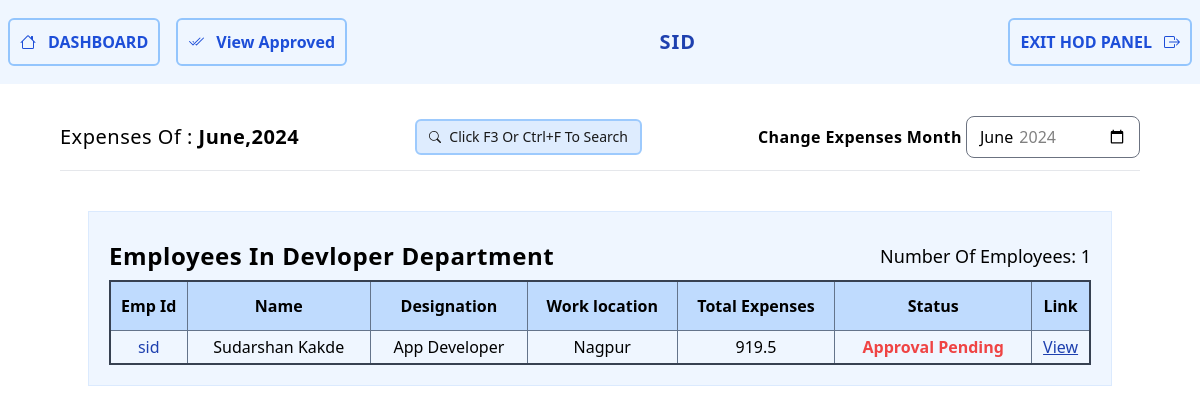
/hod-panel/ (signed in), run on an earlier commit of the app's database.
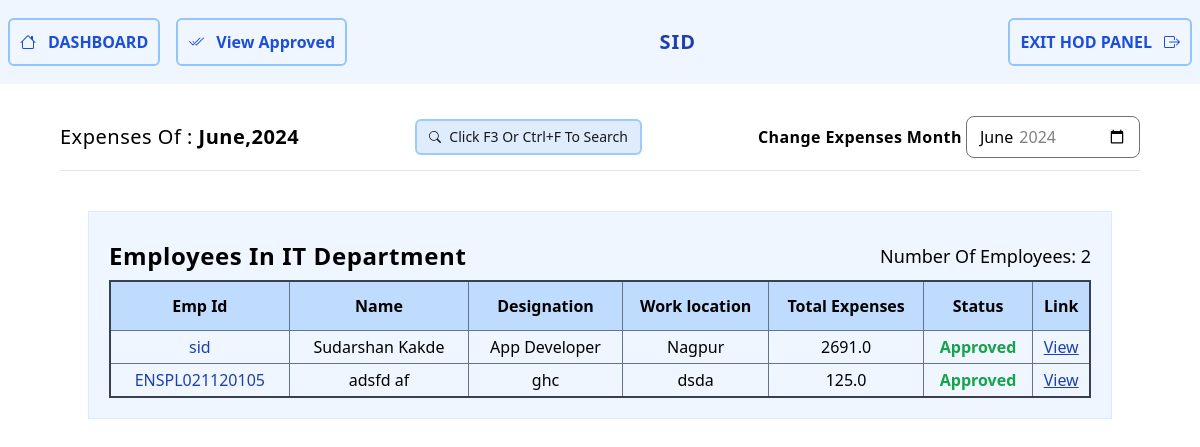
And on a later commit of the database.
### ENSApp/models.py (models this page shows)
class EmployeeProfile(models.Model):
    DEPARTMENT_CHOICES = [
        ('Account', 'Account'),
        ('Admin', 'Admin'),
        ('Biotech', 'Biotech'),
        ('Construction', 'Construction'),
        ('Electrical', 'Electrical'),
        ('FWD', 'FWD'),
        ('General', 'General'),
        ('HR', 'HR'),
        ('International Business Unit (IBU)', 'International Business Unit (IBU)'),
        ('IT', 'IT'),
        ('Logistics', 'Logistics'),
        ('Production(Onion)', 'Production(Onion)'),
        ('Production(Veg)', 'Production(Veg)'),
        ('Production(Maize)', 'Production(Maize)'),
        ('MD', 'MD'),
        ('Purchase', 'Purchase'),
        ('QA', 'QA'),
        ('R&D', 'R&D'),
        ('Security', 'Security'),
        ('SPT', 'SPT'),
        ('Vehicle', 'Vehicle'),
    ]
    user = models.OneToOneField(User, on_delete=models.CASCADE)
    profile_picture = models.ImageField(upload_to='images/', default='default.png')
    department = models.CharField(max_length=100,choices=DEPARTMENT_CHOICES)
    designation = models.CharField(max_length=100)
    vehicle_number=models.CharField(max_length=15)
    phone_number = models.CharField(max_length=20)
    birth_date = models.DateField(null=True, blank=True)
    address = models.CharField(max_length=200)
    work_location = models.CharField(max_length=30, blank=True)
    def __str__(self):
        return f"{self.user.first_name} {self.user.last_name} ({self.department})"

### HOD/views.py (the view)
# urls.py: path("", home_view, name="home"),
@login_required
def home(request):
  if request.method == 'GET':
    month=request.GET.get('month') or datetime.now().month
    year=request.GET.get('year') or datetime.now().year
    user = request.user
    try:
        hod_group = Group.objects.get(name="HOD")
        hod_department = EmployeeProfile.objects.get(user=user).department
        hod_profile = EmployeeProfile.objects.get(user=user)
        if hod_group in user.groups.all():
            context = {
                'user_info': {
                    'username': hod_profile.user.username,
                    'first_name':hod_profile.user.first_name,
                    'last_name': hod_profile.user.last_name,
                    'email': hod_profile.user.email,
                    'department': hod_department,
                    'designation':hod_profile.designation
                },
                'groups': user.groups.all(),
                'employees': employee_expense(request=request,department=hod_department,month=month,year=year),
                'expensesOF': datetime(int(year), int(month), 1)
            }
            return render(request, 'home.html', context)
    except Group.DoesNotExist:
        return HttpResponse("Group Does Not Exist")
    else:
        return HttpResponse("Your Not HOD")

### HOD/templates/home.html (shortened to what this page needs)
{% extends "hodBase.html" %} {% block body %}
<div class="text-center w-[90%] mx-auto my-5">
  <div class="flex flex-row justify-between items-center py-3">
    <h3 class="text-xl font-normal tracking-wide">
      Expenses Of :
      <span class="font-semibold">{{expensesOF|date:"F,Y"}}</span>
    </h3>
   <span
   class="flex flex-row justify-center items-center gap-2 rounded-md border-2 bg-blue-100  px-3 py-1.5 border-blue-300 capitalize opacity-90 text-sm "> <svg xmlns="http://www.w3.org/2000/svg" width="12" height="12" fill="currentColor" class="bi bi-search" viewBox="0 0 16 16">
    <path d="M11.742 10.344a6.5 6.5 0 1 0-1.397 1.398h-.001q.044.06.098.115l3.85 3.85a1 1 0 0 0 1.415-1.414l-3.85-3.85a1 1 0 0 0-.115-.1zM12 6.5a5.5 5.5 0 1 1-11 0 5.5 5.5 0 0 1 11 0"/>
  </svg>click F3 or Ctrl+F To Search
   </span>
    <div>
      <label for="month" class="font-semibold tracking-wide"
        >Change Expenses Month</label
      >
      <input
        type="month"
        id="monthInput"
        class="rounded-lg"
         value="{{expensesOF|date:'Y'}}-{{expensesOF|date:'m'}}"
        max="{% now 'Y-m' %}"
        min="2024-01"
      />
    </div>
  </div>
  <hr />
</div>
<div class="p-5 container mx-auto border border-blue-100 bg-blue-50 w-[95vw] mt-10">
  <div class="my-2 flex flex-row justify-between items-center text-lg capitalize">
    <span class="text-2xl font-semibold tracking-wide">Employees in {{user_info.department}} Department
    </span>
    <span> Number of employees: {{employees|length }} </span>
  </div>
  <table class="table-auto w-full text-center border border-2 border-gray-700 border-collapse border-spacing-1">
    <thead>
      <tr >
        <th class="border border-slate-500 bg-blue-200 py-3">Emp Id</th>
        <th class="border border-slate-500 bg-blue-200 py-3">Name</th>
        <th class="border border-slate-500 bg-blue-200">Designation</th>
        <th class="border border-slate-500 bg-blue-200">Work location</th>
        <th class="border border-slate-500 bg-blue-200">
          Total Expenses
        </th>
        <th class="border border-slate-500 bg-blue-200">Status</th>
        <th class="border border-slate-500 bg-blue-200">Link</th>
      </tr>
    </thead>
    <tbody>
      {% for emp in employees %}
      <tr class="">
        <td class="border border-slate-500 p-1 text-blue-800"><a
          href="{%url 'hod:view_employee' emp.employee.user.id%}?month={{approved_For_Month_Year|date:'m'}}&year{{approved_For_Month_Year|date:'Y'}}">{{ emp.employee.user.username }} </a></td>
      <td class="border border-slate-500 p-1 ">
        {{ emp.employee.user.first_name }} {{ emp.employee.user.last_name }}
      </td>
        <td class="border border-slate-500 p-1">
          {{ emp.employee.designation }}
        </td>
        <td class="border border-slate-500 p-1">
          {{ emp.employee.work_location }}
        </td>
        <td class="border border-slate-500 p-1">{{ emp.total_expense }}</td>
        <td class="border border-slate-500 p-1  font-semibold">
          {% if emp.status %} <span class="text-green-600">Approved</span> {% else %} <span class="text-red-500">
            Approval Pending</span> {% endif %}
        </td>
        <td class="border border-slate-500 p-1">
          <a href="{%url 'hod:view_employee' emp.employee.user.id %}?month={{expensesOF|date:'m'}}&year{{expensesOF|date:'Y'}}"" class="underline text-blue-800">
            View
          </a>
        </td>
      </tr>
      {% endfor %}
    </tbody>
  </table>
</div>
{% endblock body %}

What changed in the data, as far as the page shows it:
changed EmployeeProfile "App Developer": department "Devloper" → "IT"; total_expense "919.5" → "2691.0"; text "Approval Pending" → "Approved"
added EmployeeProfile: employee.user.username "ENSPL021120105", employee.user.first_name "adsfd", employee.user.last_name "af", employee.designation "ghc", employee.work_location "dsda", total_expense "125.0", shows "Approved"
Also different on the page:
{{ employees|length }}: "1" → "2"
